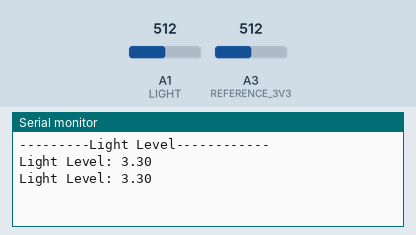
Simulated run of this sketch. Board: Arduino Uno, built with avr-gcc and run on an emulated ATmega328P. Shown: the last lines printed to the serial monitor. The test bench sets the inputs (shaded band); at power-on: A3 (REFERENCE_3V3) = 512, A1 (LIGHT) = 512.

Above: at 1.8 s.
1.9 s: A3 (REFERENCE_3V3) set to 0
At 2.8 s:
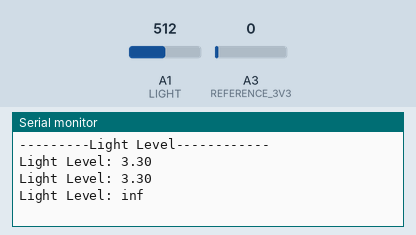
4.5 s: A1 (LIGHT) set to 0
At 5.4 s:
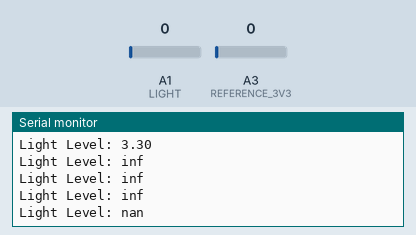
7.5 s: A3 (REFERENCE_3V3) set to 122
At 8.8 s:
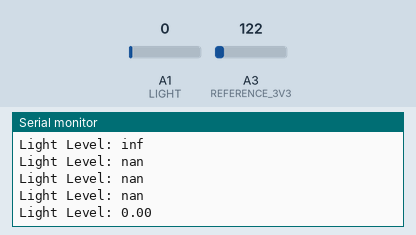
9.0 s: A1 (LIGHT) set to 306
At 9.7 s:
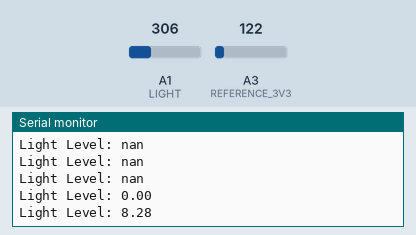
Timing chart, 0 to 11.5 s (numbered marks = the images above; inputs shaded):
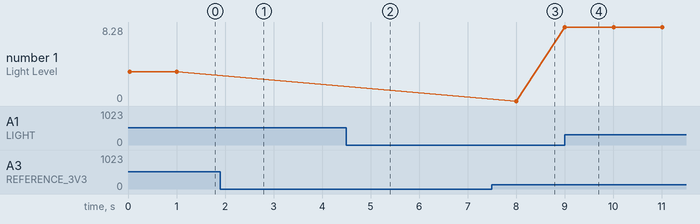

Measured:
- after the input at 1.9 s, the serial monitor: prints a new line after 0.10 s (image 1)
- after the input at 4.5 s, the serial monitor: prints a new line after 0.50 s (image 2)
- after the input at 7.5 s, the serial monitor: prints a new line after 0.50 s (image 3)
- after the input at 9.0 s, the serial monitor: prints a new line at once (image 4)
- plotted number 1: 3.3 → 0 after the input at 7.5 s, 0 → 8.28 after the input at 9.0 s

The sketch:

Light.ino
```cpp
// (licence header left out)
//constant variables for light sensor and reference voltage
const byte LIGHT = A1;
const byte REFERENCE_3V3 = A3;

//create global variables
float light_lvl = 0; //[analog value from 0 to 1023]
float operatingVoltage;
float lightSensor;

void setup()
{
  //pinMode(REFERENCE_3V3, INPUT);
  //pinMode(LIGHT, INPUT);

  Serial.begin(9600);
  Serial.println("---------Light Level------------");
}

void loop()
{
  //store the referece voltage of 3.3 volts
  operatingVoltage = analogRead(REFERENCE_3V3);
  //read the light sensor and store it in the lightSensor variable
  lightSensor = analogRead(LIGHT);
  //calculate operating voltage
  operatingVoltage = 3.3 / operatingVoltage; //The reference voltage is 3.3V
  //scale light sensor value
  lightSensor = operatingVoltage * lightSensor;

  //print out lightSensor values every 1 second (millis() % 1000)

    Serial.print("Light Level: ");
    Serial.println(lightSensor);
    delay(1000);
}
```
